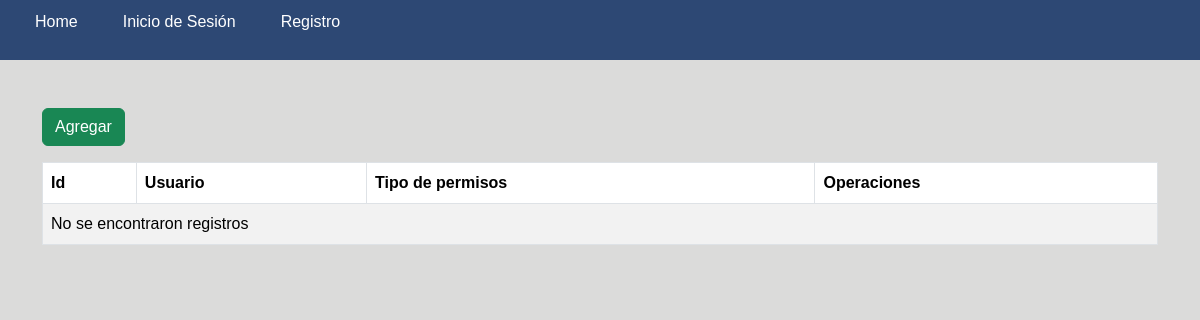
The page /Vista/ListaAuxiliares.php on the database as committed earlier.
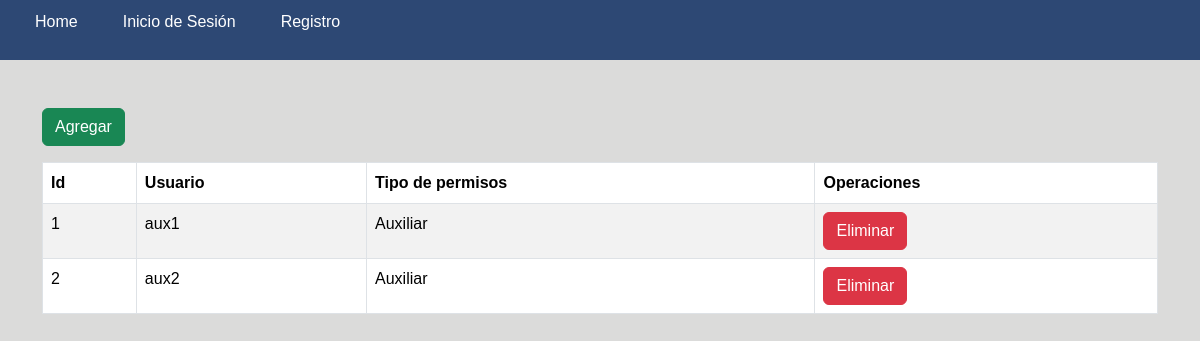
The same page on the database as committed later.
### tables this page shows
create table Auxiliares (
        IdAx int auto_increment,
        NombreAx varchar(25) not null,
        UsuarioAx varchar(25) not null,
        PassAx varchar(18) not null,
        idTipo char(2) not null,
        primary key (IdAx),
        foreign key (idTipo) references Tipo (id)
    );

create table
    Tipo(
        id char(2) not null,
        Nombre varchar(25) not null,
        primary key (id)
    );

### datos/conexion.php (called while the page is built)
<?php
class Conexion
{
    private static $servidor = 'localhost' ;
    private static $db = 'Coding' ;
    private static $usuario = 'root';
    private static $password = 'root';
    private static $puerto = '3306';
    private static $conexion  = null;
    public static function conectar()
    {
        if (self::$conexion==null)
        {
            try
            {
                self::$conexion =  new PDO( "mysql:host=".self::$servidor.";port=".self::$puerto.";dbname=".self::$db, self::$usuario, self::$password);
                self::$conexion->setAttribute(PDO::ATTR_ERRMODE, PDO::ERRMODE_EXCEPTION);
            }
            catch(PDOException $e)
            {
                exit($e->getMessage());
            }
        }
        return self::$conexion;
    }
    public static function desconectar()
    {
        self::$conexion = null;
    }
}
?>

### datos/daoAux.php (called while the page is built, shortened)
<?php
require_once("conexion.php");
class DaoAux
{
    private $conexion;
    private function conectar()
    {
        try {
            $this->conexion = Conexion::conectar();
        } catch (Exception $e) {
            throw new Exception("Error al conectar: " . $e->getMessage());
        }
    }
    public function obtenerTodosPermisos()
    {
        try {
            $lista = array();
            $sentenciaSQL = $this->conexion->prepare("SELECT Auxiliares.idAx, Tipo.Nombre AS Tipo, Auxiliares.UsuarioAx
            FROM Auxiliares
            JOIN Tipo ON Auxiliares.idTipo = Tipo.id");
            $sentenciaSQL->execute();
            $resultado = $sentenciaSQL->fetchAll(PDO::FETCH_OBJ);
            foreach ($resultado as $row) {
                $obj = new stdClass();
                $obj->idAx = $row->idAx;
                $obj->Tipo = $row->Tipo;
                $obj->UsuarioAx = $row->UsuarioAx;
                $lista[] = $obj;
            }
            return $lista;
        } catch (PDOException $e) {
            echo "Error: " . $e->getMessage();
            return null;
        } finally {
            Conexion::desconectar();
        }
    }
}

### Vista/ListaAuxiliares.php (the view, shortened to what this page needs)
<!DOCTYPE html>
<html lang="en">
<head>
  <link rel="stylesheet" href="css/bootstrap.min.css">
  <link rel="stylesheet" href="dt/DataTables-1.13.6/css/dataTables.bootstrap5.min.css">
  <link rel="stylesheet" href="dt/Buttons-2.4.2/css/buttons.bootstrap5.min.css">
</head>
<body>
  <?php
  require('../Principal/menu.php');
  require('../datos/daoAux.php');
  $daoAux = new DaoAux();
  $data = $daoAux->obtenerTodosPermisos();
  ?>
  <div class="container">
    <a class="btn btn-success mt-5 mb-3" href="../Vista/AddAdmin.php">Agregar</a>
    <table id="lista" class="table table-striped table-bordered">
      <thead>
        <tr>
          <th>Id</th>
          <th>Usuario</th>
          <th>Tipo de permisos</th>
          <th>Operaciones</th>
        </tr>
      </thead>
      <tbody>
        <?php
        if ($data) {
          foreach ($data as $value) {
            echo "<tr><td>" . $value->idAx . "</td>",
            "<td>" . $value->UsuarioAx . "</td>",
            "<td>" . $value->Tipo . "</td>",
            "<td>",
            "<button class='btn btn-danger btn-eliminar' onclick='confirmar(" . $value->IdAx . ",\"" . $value->UsuarioAx . "\")'>Eliminar</button>",
            "</td>",
            "</tr>";
          }
        } else {
          echo "<tr><td colspan='4'>No se encontraron registros</td></tr>";
        }
        ?>
      </tbody>
    </table>
  </div>
</body>
</html>

### Principal/menu.php (shortened to what this page needs)
<!DOCTYPE html>
<html lang="en">
<head>
    <link rel="stylesheet" href="../estilos/estilos.css">
</head>
<body>
    <header class="navbar">
        <nav>
            <div>
                <ul>
                    <li><a href="../Principal/index.php">Home</a></li>
                    <?php
                    if (!isset($_SESSION['tipo_usuario'])) {
                        echo '<li><a href="../Login/Login.php">Inicio de Sesión</a></li>';
                        echo '<li><a href="../Login/Registro.php">Registro</a></li>';
                    }
                    ?>
                </ul>
            </div>
        </nav>
    </header>
</body>
</html>

### estilos/estilos.css (style rules this page uses)
body { margin: 0; padding: 0; font-family: 'Arial', sans-serif; background-color: #dbdbda; }
.navbar li { margin: 0 15px; display: inline; }
.navbar a { text-decoration: none; color: #fff; font-size: 16px; position: relative; transition: color 0.3s; }
.navbar a::before { content: ''; position: absolute; width: 100%; height: 2px; bottom: 0; left: 0; background-color: #fff; transform: scaleX(0); transform-origin: bottom right; transition: transform 0.3s ease-in-out; }

### Principal/menu.php (style rules this page uses)
.navbar { background-color: rgb(27, 57, 106, .9); color: #fff; text-align: right; padding: 10px 0; display: flex; justify-content: space-between; align-items: center; padding: 10px 20px; }
.navbar ul { list-style: none; padding: 0; display: flex; gap: 15px; }

Rows that differ between the two databases and show on the page:
added auxiliares: IdAx "1", UsuarioAx "aux1", idTipo.Nombre "Auxiliar"
added auxiliares: IdAx "2", UsuarioAx "aux2", idTipo.Nombre "Auxiliar"
Other text that changed with them:
text no longer shown: "No se encontraron registros"
